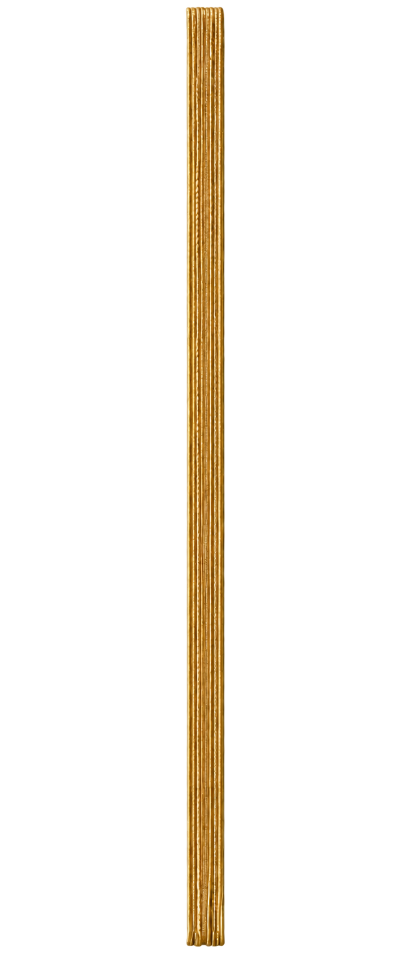
#> input picture tools/mockup-studio/sources/elastic-gold-ai.png, 824 x 1908 px (shown at 1/2 size)
$ python -i build_generated_hardware.py   (imports and definitions only)
#> lines starting #> are read from the running program, lines starting #| are printed output that depends on the picture; after the words box and inside, x2 and y2 are one past the last pixel; in counts of white or black regions, pixels touching at a corner belong together
#> further down, picture is the input picture: PIL image 824x1908 RGBA; mean R, G, B, A 17.5, 12.9, 5.6, 22.6
"""Gera a fita raster e chama o gerador matemático das argolas SVG."""

from __future__ import annotations

import argparse
from pathlib import Path

from PIL import Image, ImageChops, ImageFilter, ImageOps

from build_ring_svg_atlases import build_all as build_ring_svg_atlases


RESAMPLE = Image.Resampling.LANCZOS

ELASTIC_PALETTES = {
    "rose": ("#4b1e24", "#c88386", "#ffe1dc"),
    "pink": ("#6f284d", "#df8eb8", "#ffe2f0"),
    "blue": ("#15394e", "#75b8d7", "#ddf5ff"),
    "green": ("#183d30", "#74a98a", "#def2e4"),
}


def crop_alpha(image: Image.Image, threshold: int = 8, padding: int = 4) -> Image.Image:
#> called with threshold = 8, padding = 4
    image = image.convert("RGBA")
    mask = image.getchannel("A").point(lambda value: 255 if value > threshold else 0)
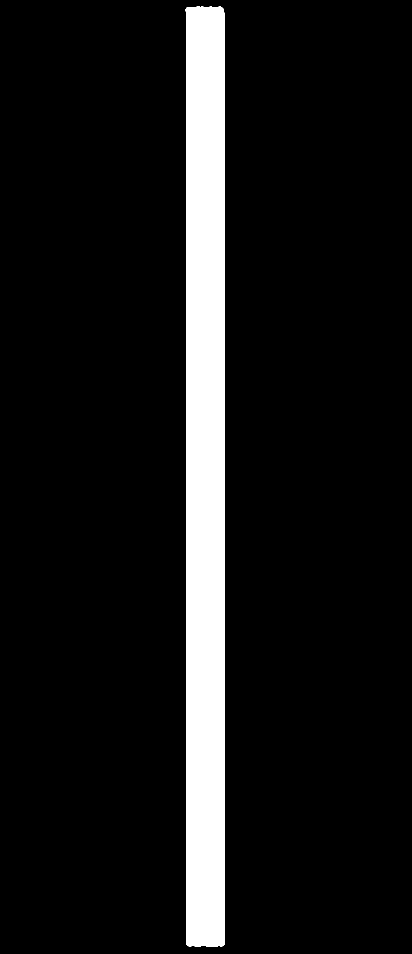
#> mask: PIL image 824x1908 L (shown at 1/2 size); 9.2% white; 1 white region, box (x1, y1, x2, y2) and area: (371, 13, 450, 1894) 144758
    bbox = mask.getbbox()
#> bbox = (371, 13, 450, 1894)
    if bbox is None:
        raise ValueError("O master não contém pixels visíveis.")
    left = max(0, bbox[0] - padding)
#> left = 367
    top = max(0, bbox[1] - padding)
#> top = 9
    right = min(image.width, bbox[2] + padding)
#> right = 454
    bottom = min(image.height, bbox[3] + padding)
#> bottom = 1898
    return image.crop((left, top, right, bottom))
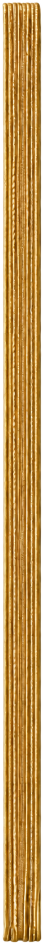
#> returned value: PIL image 87x1889 RGBA (shown at 1/2 size); mean R, G, B, A 167.3, 123.6, 53.5, 216.6; transparent parts drawn white


def recolor(image: Image.Image, palette: tuple[str, str, str]) -> Image.Image:
    source = image.convert("RGBA")
    gray = ImageOps.grayscale(source.convert("RGB"))
    colored = ImageOps.colorize(gray, black=palette[0], mid=palette[1], white=palette[2], midpoint=122)
    colored.putalpha(source.getchannel("A"))
    return colored


def alpha_shadow(image: Image.Image, blur: float, offset: tuple[int, int], opacity: float) -> Image.Image:
    alpha = image.getchannel("A").point(lambda value: round(value * opacity))
    shifted = ImageChops.offset(alpha.filter(ImageFilter.GaussianBlur(blur)), offset[0], offset[1])
    if offset[0] > 0:
        shifted.paste(0, (0, 0, offset[0], shifted.height))
    if offset[1] > 0:
        shifted.paste(0, (0, 0, shifted.width, offset[1]))
    shadow = Image.new("RGBA", image.size, (26, 20, 14, 0))
    shadow.putalpha(shifted)
    return shadow


def save_png(image: Image.Image, path: Path) -> None:
    path.parent.mkdir(parents=True, exist_ok=True)
    image.save(path, "PNG", optimize=True, compress_level=7)


def build_elastics(master_path: Path, root: Path) -> None:
    master = crop_alpha(Image.open(master_path), padding=5).resize((32, 780), RESAMPLE)
    variants = {"gold": master}
    variants.update({name: recolor(master, palette) for name, palette in ELASTIC_PALETTES.items()})
    for name, image in variants.items():
        save_png(image, root / "elastic" / f"{name}.png")
    save_png(alpha_shadow(master, 5.5, (5, 4), 0.42), root / "shadows" / "elastic.png")


def main() -> None:
    parser = argparse.ArgumentParser()
    parser.add_argument("--elastic-master", required=True, type=Path)
    parser.add_argument("--output", required=True, type=Path)
    args = parser.parse_args()
    build_ring_svg_atlases(args.output)
    build_elastics(args.elastic_master, args.output)


# [2 lines not run here, left out]

>>> from PIL import Image
>>> picture = Image.open('sources/elastic-gold-ai.png')
>>> result = crop_alpha(picture)

$ run again, on tools/assets/miu-sprite-sleep-source.webp
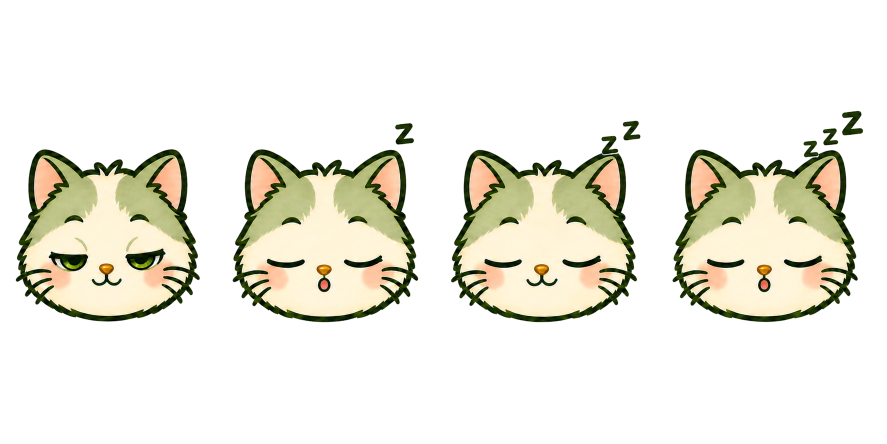
#> input picture tools/assets/miu-sprite-sleep-source.webp, 1774 x 887 px (shown at 1/2 size)
#> picture is the input picture: PIL image 1774x887 RGBA; mean R, G, B, A 79.3, 79.5, 67.3, 67.3
#> in crop_alpha, `mask = image.getchannel("A").point(lambda value: 255 if value > thresh..`:
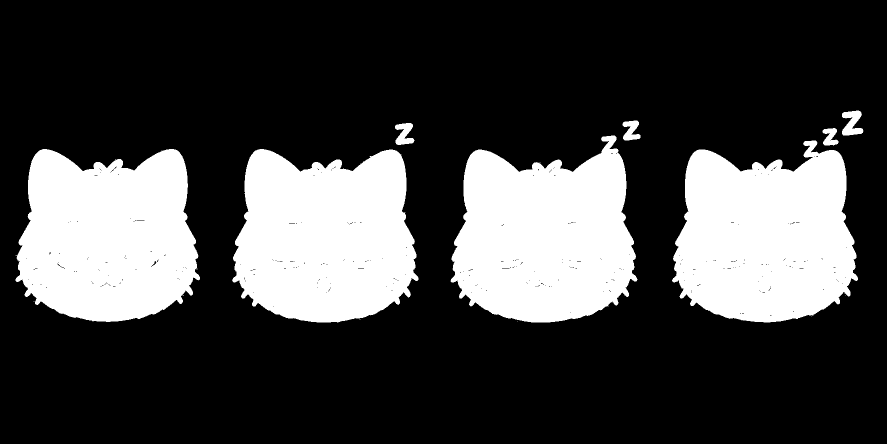
#> mask: PIL image 1774x887 L (shown at 1/2 size); 26.4% white; 18 white regions (10 under 20 px), largest, box (x1, y1, x2, y2) and area: (901, 271, 1275, 645) 103569, (1344, 281, 1716, 645) 103269, (464, 298, 837, 645) 103021
#> bbox = (31, 221, 1727, 645)
#> left = 27
#> top = 217
#> right = 1731
#> bottom = 649
#> in crop_alpha, `return image.crop((left, top, right, bottom))`:
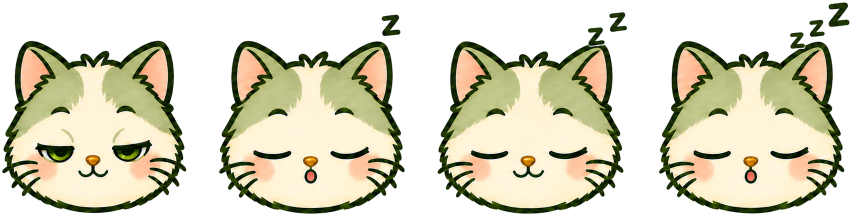
#> returned value: PIL image 1704x432 RGBA (shown at 1/2 size); mean R, G, B, A 162.4, 162.7, 137, 143.8; transparent parts drawn white

$ run again, on tools/assets/miu-sprite-small-source.webp
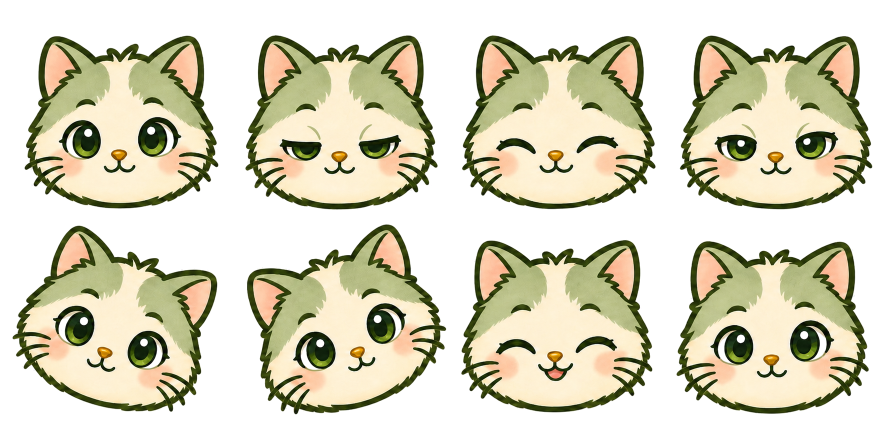
#> input picture tools/assets/miu-sprite-small-source.webp, 1774 x 887 px (shown at 1/2 size)
#> picture is the input picture: PIL image 1774x887 RGBA; mean R, G, B, A 139.7, 141.7, 117.8, 137
#> in crop_alpha, `mask = image.getchannel("A").point(lambda value: 255 if value > thresh..`:
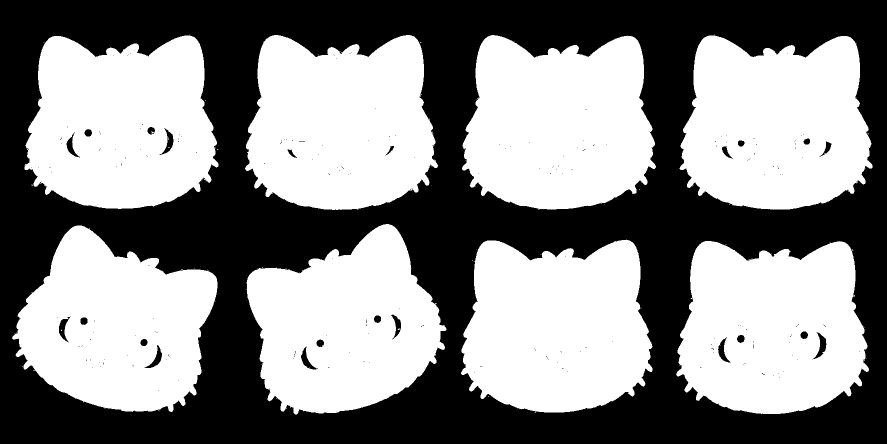
#> mask: PIL image 1774x887 L (shown at 1/2 size); 53.7% white; 223 black regions (200 under 20 px), largest, box (x1, y1, x2, y2) and area: (0, 0, 1774, 887) 721827, (1625, 664, 1653, 719) 543, (319, 256, 347, 310) 497
#> bbox = (24, 69, 1745, 829)
#> left = 20
#> top = 65
#> right = 1749
#> bottom = 833
#> in crop_alpha, `return image.crop((left, top, right, bottom))`:
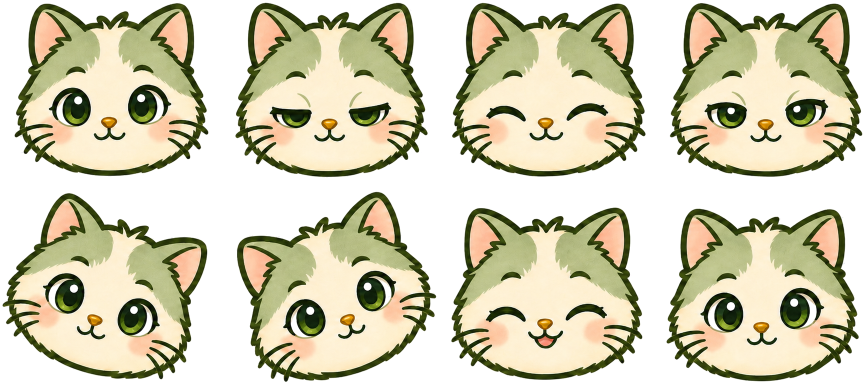
#> returned value: PIL image 1729x768 RGBA (shown at 1/2 size); mean R, G, B, A 163.2, 165.1, 137.1, 162.3; transparent parts drawn white
